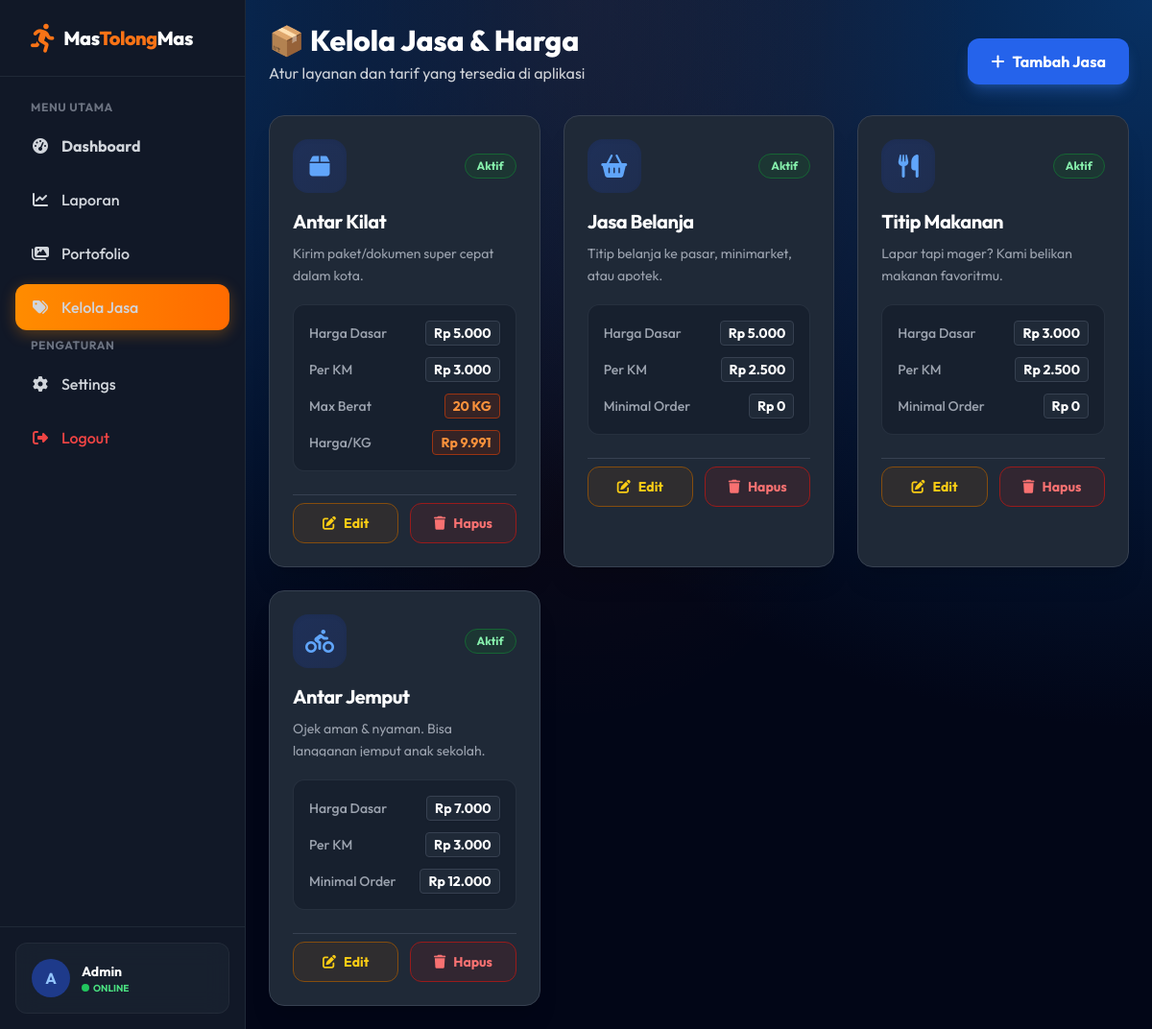
Screenshot of /admin/services.php (signed in) with the database file from the repository.
### tables this page shows
CREATE TABLE `services` (
  `id` int(11) NOT NULL AUTO_INCREMENT,
  `name` varchar(100) NOT NULL,
  `description` text DEFAULT NULL,
  `icon` varchar(100) DEFAULT 'fa-solid fa-box',
  `category` varchar(50) NOT NULL DEFAULT 'other',
  `base_price` decimal(10,2) NOT NULL DEFAULT 5000.00,
  `price_per_km` decimal(10,2) NOT NULL DEFAULT 2500.00,
  `min_price` decimal(10,2) NOT NULL DEFAULT 10000.00,
  `max_weight` int(11) DEFAULT 20,
  `price_per_kg` decimal(10,2) DEFAULT 0.00,
  `is_active` tinyint(1) DEFAULT 1,
  `created_at` timestamp NOT NULL DEFAULT current_timestamp(),
  PRIMARY KEY (`id`)
);

### admin/services.php (the view, shortened to what this page needs)
<?php
require_once '../includes/config.php';
$result = $conn->query("SELECT * FROM services ORDER BY created_at ASC");
?>
<?php
include 'includes/header.php';
?>
    <div class="flex flex-col md:flex-row justify-between items-start md:items-end mb-8 text-white">
        <div>
            <h2 class="text-3xl font-extrabold mb-1">📦 Kelola Jasa & Harga</h2>
            <p class="opacity-80">Atur layanan dan tarif yang tersedia di aplikasi</p>
        </div>
        <a href="manage_service.php" class="mt-4 md:mt-0 bg-blue-600 hover:bg-blue-700 text-white px-6 py-3 rounded-xl font-bold shadow-lg shadow-blue-500/30 transition transform hover:scale-105 active:scale-95 flex items-center gap-2">
            <i class="fa-solid fa-plus"></i> Tambah Jasa
        </a>
    </div>
    <div class="grid grid-cols-1 md:grid-cols-2 lg:grid-cols-3 gap-6">
        <?php while($row = $result->fetch_assoc()): ?>
        <div class="glass bg-white dark:bg-gray-800 rounded-2xl shadow-xl border border-gray-100 dark:border-gray-700 overflow-hidden group hover:-translate-y-1 transition duration-300">
            <div class="p-6">
                <div class="flex items-center justify-between mb-4">
                    <div class="w-14 h-14 bg-gradient-to-br from-blue-100 to-blue-50 dark:from-blue-900/40 dark:to-blue-800/20 rounded-2xl flex items-center justify-center text-blue-600 dark:text-blue-400 text-2xl shadow-inner">
                        <i class="<?php echo $row['icon']; ?>"></i>
                    </div>
                    <span class="px-3 py-1 text-xs font-bold rounded-full border <?php echo $row['is_active'] ? 'bg-green-100 text-green-700 border-green-200 dark:bg-green-900/30 dark:text-green-300 dark:border-green-800' : 'bg-red-100 text-red-700 border-red-200 dark:bg-red-900/30 dark:text-red-300 dark:border-red-800'; ?>">
                        <?php echo $row['is_active'] ? 'Aktif' : 'Non-Aktif'; ?>
                    </span>
                </div>
                <h3 class="text-xl font-bold text-gray-800 dark:text-white mb-2 tracking-tight"><?php echo htmlspecialchars($row['name']); ?></h3>
                <p class="text-gray-500 dark:text-gray-400 text-sm mb-6 h-10 overflow-hidden leading-relaxed line-clamp-2"><?php echo htmlspecialchars($row['description']); ?></p>
                <div class="space-y-3 bg-gray-50 dark:bg-gray-900/50 rounded-xl p-4 mb-6 border border-gray-100 dark:border-gray-700/50">
                    <div class="flex justify-between text-sm items-center">
                        <span class="text-gray-500 dark:text-gray-400 font-medium">Harga Dasar</span>
                        <span class="font-bold text-gray-800 dark:text-white bg-white dark:bg-gray-800 px-2 py-0.5 rounded shadow-sm border border-gray-100 dark:border-gray-700">Rp <?php echo number_format($row['base_price'], 0, ',', '.'); ?></span>
                    </div>
                    <div class="flex justify-between text-sm items-center">
                        <span class="text-gray-500 dark:text-gray-400 font-medium">Per KM</span>
                        <span class="font-bold text-gray-800 dark:text-white bg-white dark:bg-gray-800 px-2 py-0.5 rounded shadow-sm border border-gray-100 dark:border-gray-700">Rp <?php echo number_format($row['price_per_km'], 0, ',', '.'); ?></span>
                    </div>
                    <?php if($row['category'] == 'courier'): ?>
                         <div class="flex justify-between text-sm items-center">
                            <span class="text-gray-500 dark:text-gray-400 font-medium">Max Berat</span>
                            <span class="font-bold text-orange-600 dark:text-orange-400 bg-orange-50 dark:bg-orange-900/30 px-2 py-0.5 rounded shadow-sm border border-orange-100 dark:border-orange-800"><?php echo isset($row['max_weight']) ? $row['max_weight'] . ' KG' : '-'; ?></span>
                        </div>
                        <div class="flex justify-between text-sm items-center">
                            <span class="text-gray-500 dark:text-gray-400 font-medium">Harga/KG</span>
                            <span class="font-bold text-orange-600 dark:text-orange-400 bg-orange-50 dark:bg-orange-900/30 px-2 py-0.5 rounded shadow-sm border border-orange-100 dark:border-orange-800">Rp <?php echo isset($row['price_per_kg']) ? number_format($row['price_per_kg'], 0, ',', '.') : '-'; ?></span>
                        </div>
                    <?php else: ?>
                        <div class="flex justify-between text-sm items-center">
                            <span class="text-gray-500 dark:text-gray-400 font-medium">Minimal Order</span>
                            <span class="font-bold text-gray-800 dark:text-white bg-white dark:bg-gray-800 px-2 py-0.5 rounded shadow-sm border border-gray-100 dark:border-gray-700">Rp <?php echo number_format($row['min_price'], 0, ',', '.'); ?></span>
                        </div>
                    <?php endif; ?>
                </div>
                <div class="flex gap-3 pt-2 border-t border-gray-100 dark:border-gray-700">
                    <a href="manage_service.php?id=<?php echo $row['id']; ?>" class="flex-1 bg-yellow-50 dark:bg-yellow-900/20 text-yellow-600 dark:text-yellow-400 border border-yellow-200 dark:border-yellow-800 py-2.5 rounded-xl font-bold text-center hover:bg-yellow-100 dark:hover:bg-yellow-900/40 transition flex items-center justify-center gap-2 text-sm">
                        <i class="fa-solid fa-pen-to-square"></i> Edit
                    </a>
                    <button onclick="deleteService(event, 'services.php?delete=<?php echo $row['id']; ?>')" class="flex-1 bg-red-50 dark:bg-red-900/20 text-red-600 dark:text-red-400 border border-red-200 dark:border-red-800 py-2.5 rounded-xl font-bold text-center hover:bg-red-100 dark:hover:bg-red-900/40 transition flex items-center justify-center gap-2 text-sm">
                        <i class="fa-solid fa-trash"></i> Hapus
                    </button>
                </div>
            </div>
        </div>
        <?php endwhile; ?>
    </div>
<?php include 'includes/footer.php'; ?>

### admin/includes/header.php (style rules this page uses)
body { font-family: 'Outfit', sans-serif; }
.glass { background: rgba(255, 255, 255, 0.7); backdrop-filter: blur(10px); -webkit-backdrop-filter: blur(10px); border: 1px solid rgba(255, 255, 255, 0.3); }
.dark .glass { background: rgba(15, 23, 42, 0.6); backdrop-filter: blur(12px); border: 1px solid rgba(255, 255, 255, 0.05); }
.mesh-bg { background-color: #020617; background-image: radial-gradient(at 0% 0%, hsla(213, 85%, 21%, 1) 0px, transparent 50%), radial-gradient(at 50% 0%, hsla(20, 100%, 50%, 0.1) 0px, transparent 50%), radial-gradient(at 100% 0%, hsla(213, 85%, 21%, 1) 0px, transparent 50%); }

### rows the page displays
services: is_active "Aktif", name "Antar Kilat", description "Kirim paket/dokumen super cepat dalam kota.", base_price "5.000", price_per_km "3.000", max_weight "20", price_per_kg "9.991"
services: is_active "Aktif", name "Jasa Belanja", description "Titip belanja ke pasar, minimarket, atau apotek.", base_price "5.000", price_per_km "2.500", min_price "0"
services: is_active "Aktif", name "Titip Makanan", description "Lapar tapi mager? Kami belikan makanan favoritmu.", base_price "3.000", price_per_km "2.500", min_price "0"
services: is_active "Aktif", name "Antar Jemput", description "Ojek aman & nyaman. Bisa langganan jemput anak sekolah.", base_price "7.000", price_per_km "3.000", min_price "12.000"
